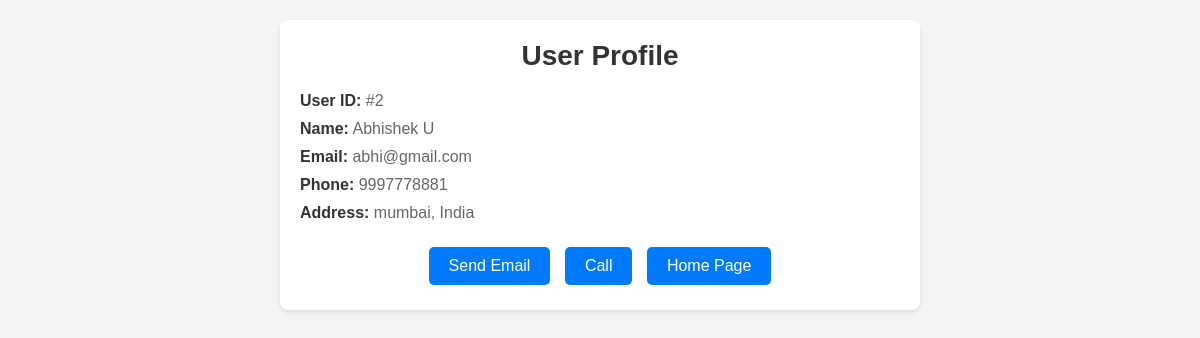
The page /userprofile.php (signed in) on the database its author committed.
### tables this page shows
CREATE TABLE `user` (
  `u_id` int(20) NOT NULL,
  `u_name` varchar(100) NOT NULL,
  `u_email` varchar(50) NOT NULL,
  `u_phone` varchar(20) NOT NULL,
  `u_address` varchar(100) NOT NULL,
  `u_password` varchar(20) NOT NULL
);

### userprofile.php (the view, shortened to what this page needs)
<?php
include "connect.php";
$user_id = $_SESSION["u_id"];
$sql = "SELECT * FROM user WHERE u_id = ?";
$stmt = $con->prepare($sql);
$stmt->bind_param("i", $user_id);
$stmt->execute();
$result = $stmt->get_result();
$row = $result->fetch_assoc();
?>
<!DOCTYPE html>
<html lang="en">
<head>
</head>
<body>
<div class="container">
    <div class="profile">
        <h1>User Profile</h1>
        <div class="info">
            <p><span class="label">User ID:</span> #<?php echo $row["u_id"]; ?></p>
            <p><span class="label">Name:</span> <?php echo $row["u_name"]; ?></p>
            <p><span class="label">Email:</span> <?php echo $row["u_email"]; ?></p>
            <p><span class="label">Phone:</span> <?php echo $row["u_phone"]; ?></p>
            <p><span class="label">Address:</span> <?php echo $row["u_address"]; ?></p>
        </div>
        <div class="contact">
            <a href="mailto:<?php echo $row["u_email"]; ?>">Send Email</a>
            <a href="tel:<?php echo $row["u_phone"]; ?>">Call</a>
            <a href="userpage.php">Home Page</a>
        </div>
    </div>
</div>
</body>
</html>

### userprofile.php (style rules this page uses)
body { font-family: Arial, sans-serif; margin: 0; padding: 0; background-color: #f4f4f4; }
.container { max-width: 600px; margin: 20px auto; padding: 20px; background-color: #fff; border-radius: 8px; box-shadow: 0 2px 4px rgba(0, 0, 0, 0.1); }
.profile { text-align: center; }
h1 { margin-top: 0; font-size: 28px; color: #333; }
p { margin: 5px 0; font-size: 16px; color: #666; }
.info { margin-top: 20px; text-align: left; }
.info p { margin: 10px 0; }
.label { font-weight: bold; color: #333; }
.contact { margin-top: 20px; text-align: center; }
.contact a { display: inline-block; margin: 5px; padding: 10px 20px; background-color: #007bff; color: #fff; text-decoration: none; border-radius: 5px; }

### rows shown on the page
user: u_id "2", u_name "Abhishek U", u_email "abhi@gmail.com", u_phone "9997778881", u_address "mumbai, India"
